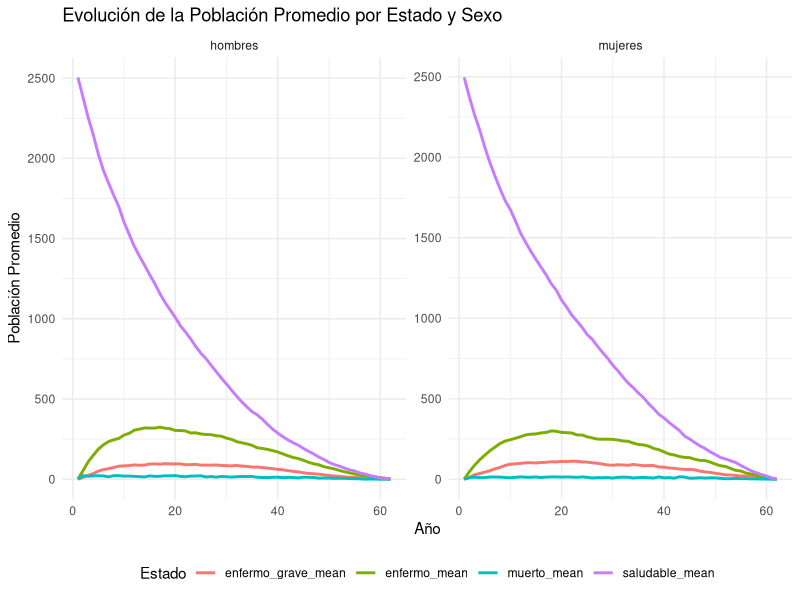
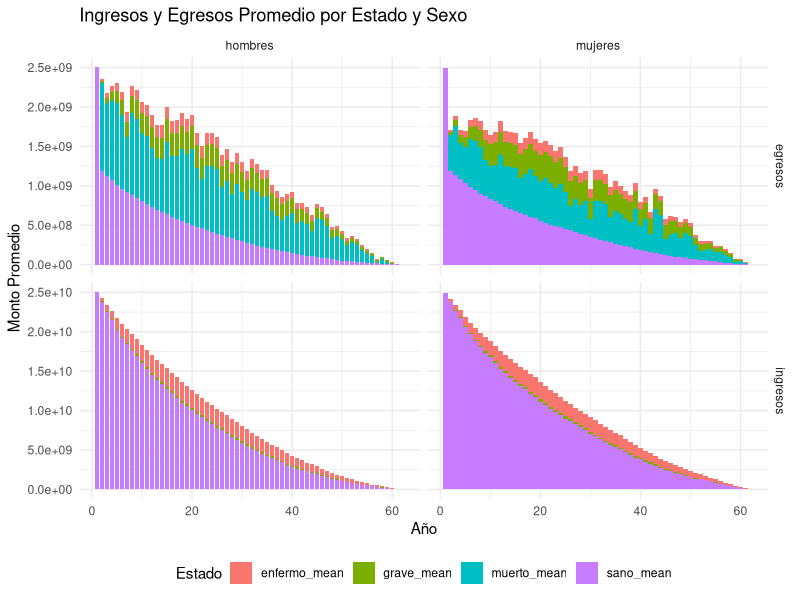
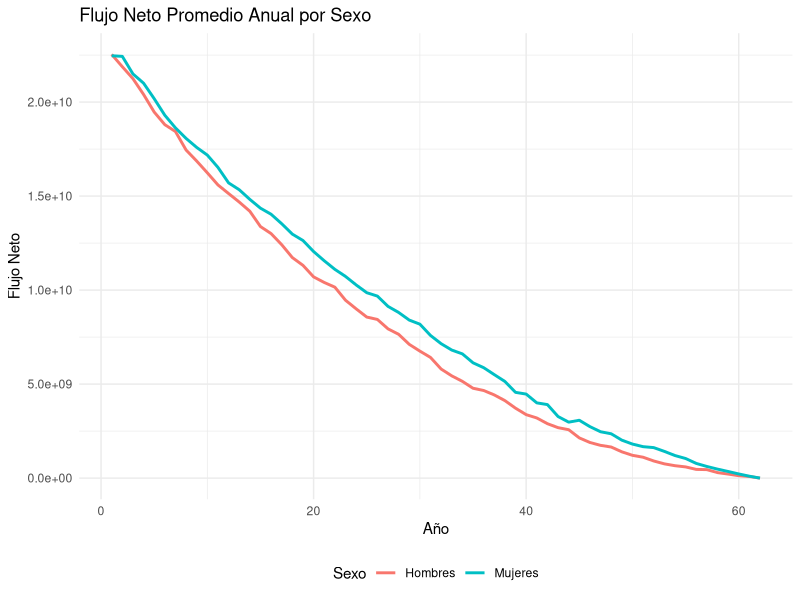

The R source for these figures, in order:
## ---- chunk 1
library(dplyr)
library(readxl)
library(ggplot2)
library(tidyr)

## ---- chunk 2
Tabla_hombres <- read_excel("data/tablas_probabilidad_transiciones.xlsx", sheet = "Table1_male") %>%
  select(-c(7, 8, 9))
Tabla_mujeres <- read_excel("data/tablas_probabilidad_transiciones.xlsx", sheet = "Table2_female")


Tabla_hombres$State <- ifelse(Tabla_hombres$State == "Able", 0,
                         ifelse(Tabla_hombres$State == "Mild_Moderate", 1,
                                ifelse(Tabla_hombres$State == "Severe_Profound", 2,
                                       ifelse(Tabla_hombres$State == "Dead", 3, NA))))

Tabla_mujeres$State <- ifelse(Tabla_mujeres$State == "Able", 0,
                         ifelse(Tabla_mujeres$State == "Mild_Moderate", 1,
                                ifelse(Tabla_mujeres$State == "Severe_Profound", 2,
                                       ifelse(Tabla_mujeres$State == "Dead", 3, NA))))

Tabla_hombres <- do.call(rbind, lapply(seq(20, 80, by=10), function(x) {
  filas <- Tabla_hombres[Tabla_hombres$Age == x, ]
  do.call(rbind, lapply(0:9, function(y) {
    data.frame(State = filas$State, Age = x + y, Able = filas$Able, Mild_Moderate = filas$Mild_Moderate,
               Severe_Profound = filas$Severe_Profound, Dead = filas$Dead)
  }))
}))

transiciones_hombres<-Tabla_hombres <- Tabla_hombres %>%
  group_by(State) %>%
  arrange(State, Age)

Tabla_mujeres <- do.call(rbind, lapply(seq(20, 80, by=10), function(x) {
  filas <- Tabla_mujeres[Tabla_mujeres$Age == x, ]
  do.call(rbind, lapply(0:9, function(y) {
    data.frame(State = filas$State, Age = x + y, Able = filas$Able, Mild_Moderate = filas$Mild_Moderate,
               Severe_Profound = filas$Severe_Profound, Dead = filas$Dead)
  }))
}))

transiciones_mujeres<-Tabla_mujeres <- Tabla_mujeres %>%
  group_by(State) %>%
  arrange(State, Age)

## ---- chunk 3
set.seed(77)

Sexo <- sample(c(0, 1), size = 5000, replace = TRUE)
Edad <- sample(20:80, size = 5000, replace = TRUE)
Estado<- rep(0, times = 5000)
Estado_anterior<- rep(0, times = 5000)

Portafolio <- data.frame(Sexo = Sexo, Edad = Edad, Estado = Estado, Estado_anterior = Estado_anterior)

## ---- chunk 4
set.seed(77)


Simular<-function(n_simulaciones,horizonte,poblacion,transiciones_hombres,transiciones_mujeres){
  
# Inicialización de resultados demográficos
resultados <- list()

# Inicialización de resultados financieros
resultados_finan<- list()

# Una copia del Portafolio original, para resetearlo en cada simulación
Portafol<-poblacion

# Prima nivelada 
Prima<- 10000000

# Ciclo para las simulaciones
for (sim in 1:n_simulaciones) {
  
  # Reseteo de datos de población
  poblacion<-Portafol
  
  # Al inicio todos están sanos
  resultado_por_sim <- data.frame(  hombres_saludable = nrow(poblacion[poblacion$Sexo == 0, ]) , 
                                    hombres_enfermo = 0,
                                    hombres_enfermo_grave = 0,
                                    hombres_muerto = 0,
                                    mujeres_saludable = nrow(poblacion[poblacion$Sexo == 1, ]), 
                                    mujeres_enfermo = 0,
                                    mujeres_enfermo_grave = 0,
                                    mujeres_muerto = 0)
  # Al inicio todos pagan como sanos 
  resultado_finan_sim <- data.frame(  hombres_ingresos_sano = Prima*resultado_por_sim[1,1] ,
                                      hombres_ingresos_enfermo = 0 ,
                                      hombres_ingresos_grave = 0 ,
                                      hombres_ingresos_muerto = 0 ,
                                      hombres_egresos_sano = 0.1*Prima*resultado_por_sim[1,1],
                                      hombres_egresos_enfermo = 0,
                                      hombres_egresos_grave = 0,
                                      hombres_egresos_muerto = 0,
                                      mujeres_ingresos_sano = Prima*resultado_por_sim[1,5],
                                      mujeres_ingresos_enfermo = 0 ,
                                      mujeres_ingresos_grave = 0 ,
                                      mujeres_ingresos_muerto = 0 ,
                                      mujeres_egresos_sano = 0.1*Prima*resultado_por_sim[1,5],
                                      mujeres_egresos_enfermo = 0,
                                      mujeres_egresos_grave = 0,
                                      mujeres_egresos_muerto = 0)
  
  # Ciclo para el paso del tiempo dentro de una simulación
  for (anno in 1:horizonte) {
    
    # Se eliminan los mayores de 80, pues ya no son nuestros clientes, por lo que ya no nos interesa su estado
    poblacion <- poblacion[poblacion$Edad < 80, ]
    
    # Se Actualiza el estado anterior para determinar beneficios 
    poblacion$Estado_anterior<- poblacion$Estado
    
    # Se eliminan del estado 3 a las personas que murieron el año pasado 
    poblacion <- poblacion[poblacion$Estado != 3, ]
    
    # Generar decisiones
    Decision <- runif(nrow(poblacion), min = 0, max = 1)
    
    # Si en los estados ya no quedan más personas, se detiene el ciclo 
    if(sum(resultado_por_sim[nrow(resultado_por_sim), ]) == 0){
      break
    }
    
    # Primero trabajamos con Mujeres
    
    # Vector con TRUE si son mujeres y False si son hombres
    es_mujer <- poblacion$Sexo == 1
    
    # Ciclo para recorrer estados, entonces si son 2 o más sigue funcionando
    # Se recorre del 0 al 2 porque el 3 es un estado absorbente
    for (estado_actual in 0:2) {
      
      # Filtrar por estado actual
      # Vector con TRUE si son mujeres y pertenecen al estado que nos compete de momento
      en_estado <- es_mujer & (poblacion$Estado == estado_actual)
      
      # Condición para hacerlo más eficiente, si no hubieran personas en el estado
      # y el sexo que nos compete no se ejecuta
      if (sum(en_estado) > 0) {
        
        # Se toman las tablas con fuerzas de transición, específicamente de las
        # personas que cumplan con ser mujeres y en el estado que se trabaja 
        # en la iteración 
        temp <- transiciones_mujeres[transiciones_mujeres$State == estado_actual, ]
        
        # Como para cada edad tenemos una fuerza de transición distinta 
        # tomamos los indices que poseen en la tabla población de las personas 
        # que cumplen con el sexo y estado de la itelación, además restamos 19 
        # pues en la tabla de transiciones se comienza con personas de 20
        edad_indices <- poblacion$Edad[en_estado] - 19
        
        # Se toma un subconjunto del vector de desiciones, de aquellas decisiones 
        # que se encuentren en la misma posición que las personas en el portafolio
        decision_actual <- Decision[en_estado]
        
        # Condiciones de transiciones
        able_prob <- temp$Able[edad_indices]
        mild_moderate_prob <- able_prob + temp$Mild_Moderate[edad_indices]
        severe_prof_prob <- mild_moderate_prob + temp$Severe_Profound[edad_indices]
      
        # Aplicar transiciones
        poblacion$Estado[en_estado & (decision_actual < able_prob)] <- 0
        poblacion$Estado[en_estado & (decision_actual >= able_prob) & (decision_actual < mild_moderate_prob)] <- 1
        poblacion$Estado[en_estado & (decision_actual >= mild_moderate_prob) & (decision_actual < severe_prof_prob)] <- 2
        poblacion$Estado[en_estado & (decision_actual >= severe_prof_prob)] <- 3
      }
    }
    
    # Trabajando con Hombres, se realiza proceso simejante al de mujeres
    es_hombre <- poblacion$Sexo == 0
    for (estado_actual in 0:2) {
      en_estado <- es_hombre & (poblacion$Estado == estado_actual)
      
      if (sum(en_estado) > 0) {
        temp <- transiciones_hombres[transiciones_hombres$State == estado_actual, ]
        
        edad_indices <- poblacion$Edad[en_estado] - 19
        
        decision_actual <- Decision[en_estado]
        
        able_prob <- temp$Able[edad_indices]
        mild_moderate_prob <- able_prob + temp$Mild_Moderate[edad_indices]
        severe_prof_prob <- mild_moderate_prob + temp$Severe_Profound[edad_indices]
        
        poblacion$Estado[en_estado & (decision_actual < able_prob)] <- 0
        poblacion$Estado[en_estado & (decision_actual >= able_prob) & (decision_actual < mild_moderate_prob)] <- 1
        poblacion$Estado[en_estado & (decision_actual >= mild_moderate_prob) & (decision_actual < severe_prof_prob)] <- 2
        poblacion$Estado[en_estado & (decision_actual >= severe_prof_prob)] <- 3
      }
    }
    
    # Contar resultados y agregar al data.frame de simulación
    Personas <- data.frame(  hombres_saludable = nrow(poblacion[(poblacion$Sexo == 0) & (poblacion$Estado == 0), ]), 
                                    hombres_enfermo = nrow(poblacion[(poblacion$Sexo == 0) & (poblacion$Estado == 1), ]),
                                    hombres_enfermo_grave = nrow(poblacion[(poblacion$Sexo == 0) & (poblacion$Estado == 2), ]),
                                    hombres_muerto = nrow(poblacion[(poblacion$Sexo == 0) & (poblacion$Estado == 3), ]),
                                    mujeres_saludable = nrow(poblacion[(poblacion$Sexo == 1) & (poblacion$Estado == 0), ]), 
                                    mujeres_enfermo = nrow(poblacion[(poblacion$Sexo == 1) & (poblacion$Estado == 1), ]),
                                    mujeres_enfermo_grave = nrow(poblacion[(poblacion$Sexo == 1) & (poblacion$Estado == 2), ]),
                                    mujeres_muerto = nrow(poblacion[(poblacion$Sexo == 1) & (poblacion$Estado == 3), ]))
    
    resultado_por_sim <- rbind(resultado_por_sim, Personas)
    
    # Resultados financieros del año y agregar al data.frame de simulación
    Financiero <- data.frame(  hombres_ingresos_sano = Prima*Personas[1,1] ,
                                      hombres_ingresos_enfermo = 0.75*Prima*Personas[1,2] ,
                                      hombres_ingresos_grave = 0.25*Prima*Personas[1,3] ,
                                      hombres_ingresos_muerto = 0 ,
                                      hombres_egresos_sano = 0.05*Prima*Personas[1,1],
                                      hombres_egresos_enfermo = 0.05*Prima*Personas[1,2],
                                      hombres_egresos_grave = 0.05*Prima*Personas[1,3] + 2500000*Personas[1,3],
                                      hombres_egresos_muerto = 50000000 * nrow(poblacion[(poblacion$Sexo == 0) & (poblacion$Estado == 3) & (poblacion$Estado_anterior == 0), ]) + 40000000 * nrow(poblacion[(poblacion$Sexo == 0) & (poblacion$Estado == 3) & (poblacion$Estado_anterior == 1), ]) + 20000000 * nrow(poblacion[(poblacion$Sexo == 0) & (poblacion$Estado == 3) & (poblacion$Estado_anterior == 2), ]),
                                      mujeres_ingresos_sano = Prima*Personas[1,5],
                                      mujeres_ingresos_enfermo = 0.75*Prima*Personas[1,6] ,
                                      mujeres_ingresos_grave = 0.25*Prima*Personas[1,7] ,
                                      mujeres_ingresos_muerto = 0 ,
                                      mujeres_egresos_sano = 0.05*Prima*Personas[1,5],
                                      mujeres_egresos_enfermo = 0.05*Prima*Personas[1,6],
                                      mujeres_egresos_grave = 0.05*Prima*Personas[1,7] + 2500000*Personas[1,7],
                                      mujeres_egresos_muerto = 50000000 * nrow(poblacion[(poblacion$Sexo == 1) & (poblacion$Estado == 3) & (poblacion$Estado_anterior == 0), ]) + 40000000 * nrow(poblacion[(poblacion$Sexo == 1) & (poblacion$Estado == 3) & (poblacion$Estado_anterior == 1), ]) + 20000000 * nrow(poblacion[(poblacion$Sexo == 1) & (poblacion$Estado == 3) & (poblacion$Estado_anterior == 2), ]))
    
    resultado_finan_sim <- rbind(resultado_finan_sim, Financiero)
    
    # Aumentar la edad de las personas 
    poblacion$Edad <- poblacion$Edad + 1
    
  }
  
  # Guardar resultados de la simulación
  resultados[[sim]] <- resultado_por_sim
  
  # Guardar resultados de la simulación financiera
  resultados_finan[[sim]] <- resultado_finan_sim
}
return(list(resultados = resultados, resultados_finan = resultados_finan))
}

n_simulaciones <- 5 # Número de simulaciones
n_annos <- 62  # Horizonte de proyección

inicio <- Sys.time()

Simulaciones <- Simular(n_simulaciones, n_annos, Portafolio, Tabla_hombres, Tabla_mujeres)

Resultados_Agregados_demograficos <- lapply(seq_len(n_annos), function(anno) {
  # Extraer los datos de cada simulación para el año específico
  sim_data <- do.call(rbind, lapply(Simulaciones$resultados, function(sim) sim[anno, , drop = FALSE]))
  
  # Calcular el promedio de personas en cada estado para el año `anno`
  data.frame(
    año = anno,
    hombres_saludable_mean = mean(sim_data$hombres_saludable),
    hombres_enfermo_mean = mean(sim_data$hombres_enfermo),
    hombres_enfermo_grave_mean = mean(sim_data$hombres_enfermo_grave),
    hombres_muerto_mean = mean(sim_data$hombres_muerto),
    mujeres_saludable_mean = mean(sim_data$mujeres_saludable),
    mujeres_enfermo_mean = mean(sim_data$mujeres_enfermo),
    mujeres_enfermo_grave_mean = mean(sim_data$mujeres_enfermo_grave),
    mujeres_muerto_mean = mean(sim_data$mujeres_muerto)
  )
})

# Convertir `Resultados_Agregados` en un único data frame
Tabla_esperanzas_demograficas <- do.call(rbind, Resultados_Agregados_demograficos)

Resultados_Agregados_financieros <- lapply(seq_len(n_annos), function(anno) {
  # Extraer los datos de cada simulación para el año específico
  sim_data <- do.call(rbind, lapply(Simulaciones$resultados_finan, function(sim) sim[anno, , drop = FALSE]))
  
  # Calcular el promedio de gastos por personas de cada sexo y en cada estado para el año `anno`
  data.frame(
    año = anno,
    hombres_ingresos_sano_mean = mean(sim_data$hombres_ingresos_sano) ,
    hombres_ingresos_enfermo_mean = mean(sim_data$hombres_ingresos_enfermo) ,
    hombres_ingresos_grave_mean = mean(sim_data$hombres_ingresos_grave) ,
    hombres_ingresos_muerto_mean = mean(sim_data$hombres_ingresos_muerto) ,
    hombres_egresos_sano_mean = mean(sim_data$hombres_egresos_sano) ,
    hombres_egresos_enfermo_mean = mean(sim_data$hombres_egresos_enfermo) ,
    hombres_egresos_grave_mean = mean(sim_data$hombres_egresos_grave) ,
    hombres_egresos_muerto_mean = mean(sim_data$hombres_egresos_muerto) ,
    mujeres_ingresos_sano_mean = mean(sim_data$mujeres_ingresos_sano) ,
    mujeres_ingresos_enfermo_mean = mean(sim_data$mujeres_ingresos_enfermo) ,
    mujeres_ingresos_grave_mean = mean(sim_data$mujeres_ingresos_grave) ,
    mujeres_ingresos_muerto_mean = mean(sim_data$mujeres_ingresos_muerto) ,
    mujeres_egresos_sano_mean = mean(sim_data$mujeres_egresos_sano) ,
    mujeres_egresos_enfermo_mean = mean(sim_data$mujeres_egresos_enfermo) ,
    mujeres_egresos_grave_mean = mean(sim_data$mujeres_egresos_grave) ,
    mujeres_egresos_muerto_mean = mean(sim_data$mujeres_egresos_muerto))
})

# Convertir `Resultados_Agregados` en un único data frame
Tabla_esperanzas_financieras <- do.call(rbind, Resultados_Agregados_financieros)

fin <- Sys.time()

# Calcular la duración
duracion <- fin - inicio
print(duracion)

## ---- chunk 5

# Convertir la tabla demográfica a formato largo para graficar
Tabla_esperanzas_demograficas_long <- tidyr::pivot_longer(
  data = Tabla_esperanzas_demograficas, 
  cols = -año, 
  names_to = "grupo_estado", 
  values_to = "poblacion_promedio"
)

# Separar grupo y estado para mejor categorización
Tabla_esperanzas_demograficas_long <- Tabla_esperanzas_demograficas_long %>%
  separate(grupo_estado, into = c("sexo", "estado"), sep = "_", extra = "merge")

# Graficar
ggplot(Tabla_esperanzas_demograficas_long, aes(x = año, y = poblacion_promedio, color = estado)) +
  geom_line(size = 1) +
  facet_wrap(~sexo, scales = "free_y") +
  labs(
    title = "Evolución de la Población Promedio por Estado y Sexo",
    x = "Año",
    y = "Población Promedio",
    color = "Estado"
  ) +
  theme_minimal() +
  theme(legend.position = "bottom")

## ---- chunk 6
# Convertir la tabla financiera a formato largo
Tabla_esperanzas_financieras_long <- tidyr::pivot_longer(
  data = Tabla_esperanzas_financieras, 
  cols = -año, 
  names_to = "grupo_tipo",
  values_to = "monto_promedio"
)

# Separar las columnas en sexo, tipo (ingresos/egresos) y estado
Tabla_esperanzas_financieras_long <- Tabla_esperanzas_financieras_long %>%
  separate(grupo_tipo, into = c("sexo", "tipo", "estado"), sep = "_", extra = "merge")

# Graficar
ggplot(Tabla_esperanzas_financieras_long, aes(x = año, y = monto_promedio, fill = estado)) +
  geom_bar(stat = "identity", position = "stack") +
  facet_grid(tipo ~ sexo, scales = "free_y") +
  labs(
    title = "Ingresos y Egresos Promedio por Estado y Sexo",
    x = "Año",
    y = "Monto Promedio",
    fill = "Estado"
  ) +
  theme_minimal() +
  theme(legend.position = "bottom")

## ---- chunk 7
# Calcular flujos netos anuales por sexo
Tabla_esperanzas_financieras <- Tabla_esperanzas_financieras %>%
  mutate(
    hombres_flujo_neto = hombres_ingresos_sano_mean + hombres_ingresos_enfermo_mean +
                         hombres_ingresos_grave_mean + hombres_ingresos_muerto_mean -
                         (hombres_egresos_sano_mean + hombres_egresos_enfermo_mean +
                          hombres_egresos_grave_mean + hombres_egresos_muerto_mean),
    mujeres_flujo_neto = mujeres_ingresos_sano_mean + mujeres_ingresos_enfermo_mean +
                         mujeres_ingresos_grave_mean + mujeres_ingresos_muerto_mean -
                         (mujeres_egresos_sano_mean + mujeres_egresos_enfermo_mean +
                          mujeres_egresos_grave_mean + mujeres_egresos_muerto_mean)
  )

# Convertir a formato largo
flujo_neto <- Tabla_esperanzas_financieras %>%
  select(año, hombres_flujo_neto, mujeres_flujo_neto) %>%
  tidyr::pivot_longer(cols = -año, names_to = "sexo", values_to = "flujo_neto") %>%
  mutate(sexo = ifelse(sexo == "hombres_flujo_neto", "Hombres", "Mujeres"))

# Graficar
ggplot(flujo_neto, aes(x = año, y = flujo_neto, color = sexo)) +
  geom_line(size = 1) +
  labs(
    title = "Flujo Neto Promedio Anual por Sexo",
    x = "Año",
    y = "Flujo Neto",
    color = "Sexo"
  ) +
  theme_minimal() +
  theme(legend.position = "bottom")

## ---- chunk 8
print(flujo_neto)

## ---- chunk 9

